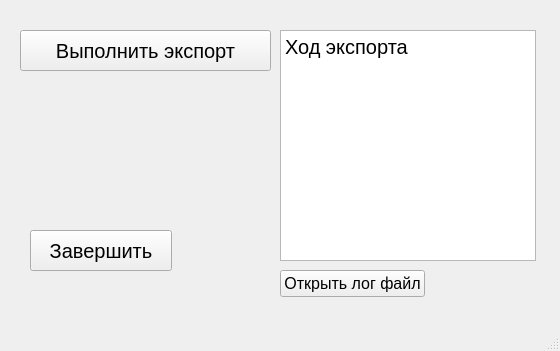
<?xml version="1.0" encoding="UTF-8"?>
<ui version="4.0">
 <class>MainWindow</class>
 <widget class="QMainWindow" name="MainWindow">
  <property name="enabled">
   <bool>true</bool>
  </property>
  <property name="geometry">
   <rect>
    <x>0</x>
    <y>0</y>
    <width>560</width>
    <height>351</height>
   </rect>
  </property>
  <property name="windowTitle">
   <string>MainWindow</string>
  </property>
  <widget class="QWidget" name="centralwidget">
   <widget class="QPushButton" name="pushButton_3">
    <property name="geometry">
     <rect>
      <x>280</x>
      <y>270</y>
      <width>145</width>
      <height>27</height>
     </rect>
    </property>
    <property name="font">
     <font>
      <pointsize>12</pointsize>
     </font>
    </property>
    <property name="text">
     <string>Открыть лог файл</string>
    </property>
   </widget>
   <widget class="QPushButton" name="pushButton_2">
    <property name="geometry">
     <rect>
      <x>30</x>
      <y>230</y>
      <width>142</width>
      <height>41</height>
     </rect>
    </property>
    <property name="font">
     <font>
      <pointsize>15</pointsize>
     </font>
    </property>
    <property name="text">
     <string>Завершить</string>
    </property>
   </widget>
   <widget class="QLabel" name="label">
    <property name="geometry">
     <rect>
      <x>338</x>
      <y>209</y>
      <width>16</width>
      <height>16</height>
     </rect>
    </property>
    <property name="text">
     <string>l</string>
    </property>
   </widget>
   <widget class="QPlainTextEdit" name="plainTextEdit">
    <property name="enabled">
     <bool>true</bool>
    </property>
    <property name="geometry">
     <rect>
      <x>280</x>
      <y>30</y>
      <width>256</width>
      <height>231</height>
     </rect>
    </property>
    <property name="font">
     <font>
      <pointsize>15</pointsize>
     </font>
    </property>
    <property name="plainText">
     <string>Ход экспорта</string>
    </property>
   </widget>
   <widget class="QPushButton" name="pushButton">
    <property name="geometry">
     <rect>
      <x>20</x>
      <y>30</y>
      <width>251</width>
      <height>41</height>
     </rect>
    </property>
    <property name="font">
     <font>
      <pointsize>15</pointsize>
     </font>
    </property>
    <property name="text">
     <string>Выполнить экспорт</string>
    </property>
   </widget>
  </widget>
  <widget class="QMenuBar" name="menubar">
   <property name="geometry">
    <rect>
     <x>0</x>
     <y>0</y>
     <width>560</width>
     <height>21</height>
    </rect>
   </property>
  </widget>
  <widget class="QStatusBar" name="statusbar"/>
 </widget>
 <resources/>
 <connections/>
</ui>
